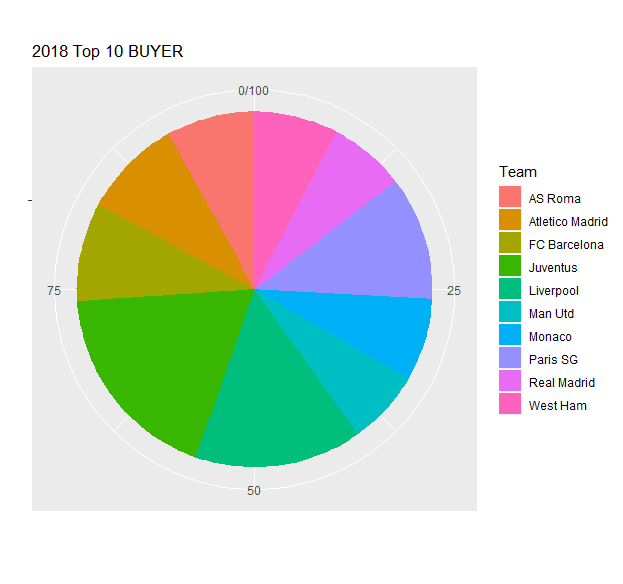

The R source for this figure:
#Include library
library(ggplot2)
library(dplyr)
library(scales)

#Read file
transfer <- read.csv("Transfer.csv")
transfer <- subset(transfer,Season=="2018-2019",select=c(Name,Team_to,Transfer_fee))

#Data process
team.price<- transfer %>%
  group_by(Team_to) %>%
  summarise(Price=sum(Transfer_fee))
team.price <- subset(team.price,Price>80000000)
total <- sum(team.price$Price)
team.price$Price <- team.price$Price/total*100
data <- data.frame(Team=team.price$Team_to,Price=team.price$Price)
data <- arrange(data,desc(Price))
data

#Depict
g <- ggplot(data=data, aes(x="",y=Price,fill=Team)) + geom_bar(width=1, stat="identity")
pie <- g + coord_polar("y", start=0)+
      labs(title="2018 Top 10 BUYER",x="",y="")
pie
